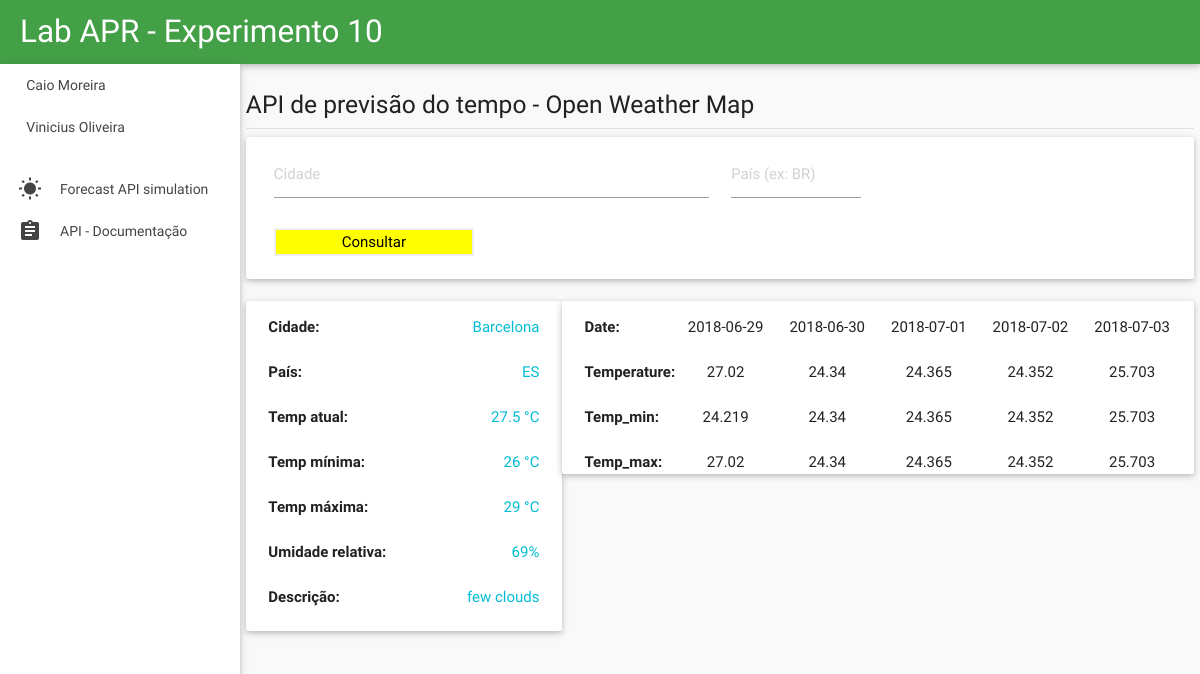
Screenshot of /forecastAPI/index.php with the database file from the repository.
### tables this page shows
CREATE TABLE `current` (
  `id_weather` int(5) NOT NULL,
  `temperature` float NOT NULL,
  `temp_min` float NOT NULL,
  `temp_max` float NOT NULL,
  `humidity` int(10) NOT NULL,
  `description` text NOT NULL,
  `name` varchar(50) NOT NULL,
  `country` varchar(4) NOT NULL
);

CREATE TABLE `forecast` (
  `id_forecast` int(2) NOT NULL,
  `country` varchar(50) NOT NULL,
  `city` text NOT NULL,
  `temp_1` float NOT NULL,
  `max_1` float NOT NULL,
  `min_1` float NOT NULL,
  `date_1` date NOT NULL,
  `temp_2` float NOT NULL,
  `max_2` float NOT NULL,
  `min_2` float NOT NULL,
  `date_2` date NOT NULL,
  `temp_3` float NOT NULL,
  `max_3` float NOT NULL,
  `min_3` float NOT NULL,
  `date_3` date NOT NULL,
  `temp_4` float NOT NULL,
  `max_4` float NOT NULL,
  `min_4` float NOT NULL,
  `date_4` date NOT NULL,
  `temp_5` float NOT NULL,
  `max_5` float NOT NULL,
  `min_5` float NOT NULL,
  `date_5` date NOT NULL
);

### forecastAPI/index.php (the view, shortened to what this page needs)
<!DOCTYPE html>
<html lang="en">
<head>
	<link href="css/materialize.min.css" type="text/css" rel="stylesheet" media="screen,projection">
	<link href="css/style.min.css" type="text/css" rel="stylesheet" media="screen,projection">
	<link href="css/custom/custom.min.css" type="text/css" rel="stylesheet" media="screen,projection">
	<link href="js/plugins/prism/prism.css" type="text/css" rel="stylesheet" media="screen,projection">
	<link href="js/plugins/perfect-scrollbar/perfect-scrollbar.css" type="text/css" rel="stylesheet" media="screen,projection">
	<link href="js/plugins/chartist-js/chartist.min.css" type="text/css" rel="stylesheet" media="screen,projection">
</head>
<body>
	<header id="header" class="page-topbar">
		<div class="navbar-fixed">
			<nav>
				<div class="nav-wrapper green darken-1">
					<h4 class="brand-logo">Lab APR - Experimento 10 </h4>
				</div>
			</nav>
		</div>
	</header>
	<div id="main">
		<div class="wrapper">
			<aside id="left-sidebar-nav">
				<ul id="slide-out" class="side-nav fixed leftside-navigation">
					<li>
						<div class="row">
							<div class="col col s8 m8 l8">
								<a>Caio Moreira</a>
								<a>Vinicius Oliveira</a>
							</div>
						</div>
					</li>
					<li class="bold"><a href="index.php" class="waves-effect waves-cyan"><i class="mdi-image-wb-sunny"></i> Forecast API simulation</a>
					</li>
					<li class="bold"><a href="https://openweathermap.org/current" class="waves-effect waves-cyan"><i class="mdi-action-assignment"></i>API - Documentação</a>
					</li>
				</ul>
			</div>
		<section id="content">
			<div class="container">
				<div class="section">
					<div class="row">
						<h5>API de previsão do tempo  -  Open Weather Map  </h5>
						<div class="divider"></div>
						<div class="card panel white col s12">
							<form action="./controle.php" method="POST">
								<div class="container">
									<div class="row" >
										<div class="input-field col s6">
											<input required placeholder="Cidade" list="city_names" name="cidade" type="text" class="validate">
												<?php
												$pdo = new PDO("mysql:host=localhost;dbname=api_forecast","root","");
												?>
										</div>
										<div class="input-field col s2">
											<input required name="pais" type="text" list="country_names" placeholder="País (ex: BR)" class="validate">
										</div>
									</div>
									<div class="row">
										<div class="input-field col s6">
											<button type="submit" style="background-color:yellow;color:black; width: 200px; height: 100%; border: 2px solid #eee;">Consultar</button>
											<br></br>
										</div>
									</div>
								</div>
							</form>
						</div>
						<div class="card panel white col s4">
							<div class="input-field col s7">
								<b>Cidade:</b>
								<br></br>
								<b>País:</b>
								<br></br>
								<b>Temp atual:</b>
								<br></br>
								<b>Temp mínima:</b>
								<br></br>
								<b>Temp máxima:</b>
								<br></br>
								<b>Umidade relativa:</b>
								<br></br>
								<b>Descrição:</b>
								<br></br>
							</div>
							<div align="right" class="input-field col s5">
								<?php
								$sql = "SELECT * FROM current WHERE humidity != 0 ORDER BY id_weather DESC LIMIT 1";
								$stmt = $pdo->prepare($sql);
								$stmt->execute();
								if($stmt->rowCount()>0){
									$data = $stmt->fetch(PDO::FETCH_OBJ);
									echo "
									<a>$data->name</a>
									<br></br>
									<a>$data->country</a>
									<br></br>
									<a>$data->temperature °C</a>
									<br></br>
									<a>$data->temp_min °C</a>
									<br></br>
									<a>$data->temp_max °C</a>
									<br></br>
									<a>$data->humidity%</a>
									<br></br>
									<a>$data->description</a>
									<br></br>";
								}
								else{}
									?>
							</div>
						</div>
						<div class="card panel white col s8">
							<div align="left" class="input-field col s2">
								<?php
								$sql2 = "SELECT * FROM forecast WHERE temp_1 != 0 ORDER BY id_forecast DESC LIMIT 1";
								$stmt2 = $pdo->prepare($sql2);
								$stmt2->execute();
								if($stmt2->rowCount()>0){
									$data2 = $stmt2->fetch(PDO::FETCH_OBJ);
									echo "
									<b>Date:</b>
									<br></br>
									<b>Temperature:</b>
									<br></br>
									<b>Temp_min:</b>
									<br></br>
									<b>Temp_max:</b>
									</div>
									<div align='center' class='input-field col s2'>
									$data2->date_1
									<br></br>
									$data2->temp_1
									<br></br>
									$data2->min_1
									<br></br>
									$data2->max_1
									</div>
									<div align='center' class='input-field col s2'>
									$data2->date_2
									<br></br>
									$data2->temp_2
									<br></br>
									$data2->min_2
									<br></br>
									$data2->max_2
									</div>
									<div align='center' class='input-field col s2'>
									$data2->date_3
									<br></br>
									$data2->temp_3
									<br></br>
									$data2->min_3
									<br></br>
									$data2->max_3
									</div>
									<div align='center' class='input-field col s2'>
									$data2->date_4
									<br></br>
									$data2->temp_4
									<br></br>
									$data2->min_4
									<br></br>
									$data2->max_4
									</div>
									<div align='center' class='input-field col s2'>
									$data2->date_5
									<br></br>
									$data2->temp_5
									<br></br>
									$data2->min_5
									<br></br>
									$data2->max_5";
								}
								?>
							</div>
						</div>
					</div>
				</div>
			</div>
    </body>
    </html>

### rows the page displays
current: name "Barcelona", country "ES", temperature "27.5", temp_min "26", temp_max "29", humidity "69", description "few clouds"
forecast: date_1 "2018-06-29", temp_1 "27.02", min_1 "24.219", max_1 "27.02", date_2 "2018-06-30", temp_2 "24.34", min_2 "24.34", max_2 "24.34", date_3 "2018-07-01", temp_3 "24.365", min_3 "24.365", max_3 "24.365", date_4 "2018-07-02", temp_4 "24.352", min_4 "24.352", max_4 "24.352", date_5 "2018-07-03", temp_5 "25.703", min_5 "25.703", max_5 "25.703"
